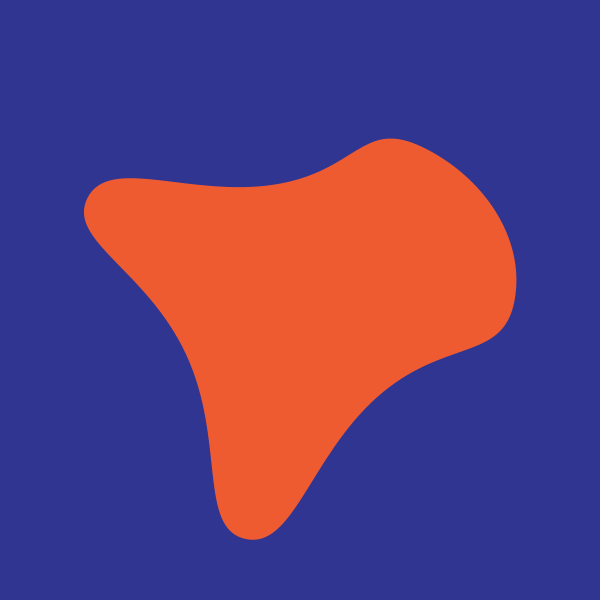
Frame 1 (no input)
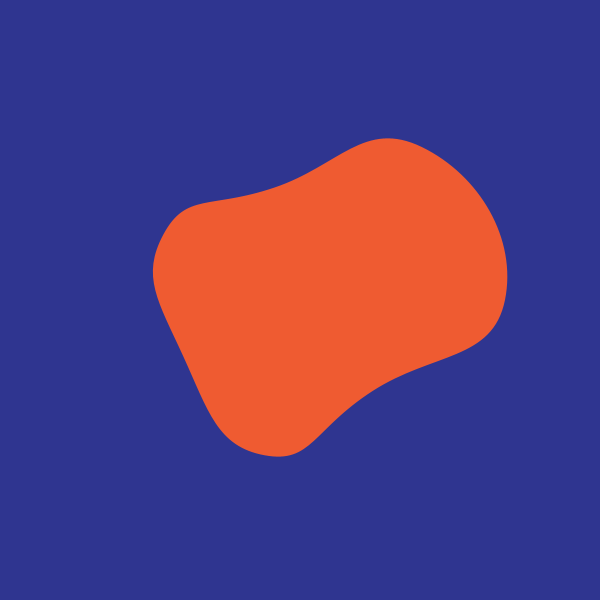
Frame 2 (the mouse pressed at the canvas centre, redrawn once)

The Processing sketch that drew these frames (run headless with seeded random() and noise(); the mouse was pressed at the canvas centre and the sketch redrawn once):

// Processing sketch: blobby_shape
// ── blobby_shape.pde
// renaud.jean-francois(arobas)uqam(point)ca
// Syntaxe Processing version 3.5.4
// mercredi, 4 mars 2020


int numPoints = 7;
float[] posX = new float[numPoints];
float[] posY = new float[numPoints];
float radius;
float theta = TWO_PI / numPoints;

void setup() {
  size(600, 600);
  background(0);
  fill(239, 91, 49);
  noStroke();

  curveTightness(-0.5);

  noLoop();
}

void draw() {
  background(47, 53, 144);


  // Create vertex position
  for (int i = 0; i < posX.length; i++) {
    if ((i%2) == 0) {
      radius = 150 + (random(2) * 50);
    } else {
      radius = 150 + (random(2) * -50);
    }
    posY[i] = sin(theta * i) * radius;
    posX[i] = cos(theta * i) * radius;
  }

  translate(width/2, height/2);

  beginShape();
  curveVertex(posX[posX.length-1], posY[posX.length-1]);
  for (int i = 0; i < posX.length; i++) {
    curveVertex(posX[i], posY[i]);
  }
  curveVertex(posX[0], posY[0]);
  curveVertex(posX[1], posY[1]); // additional Curvevertex are use to close the shape
  endShape();

  save("render_"+frameCount+".jpg");
}

void mousePressed() {
  redraw();
}
